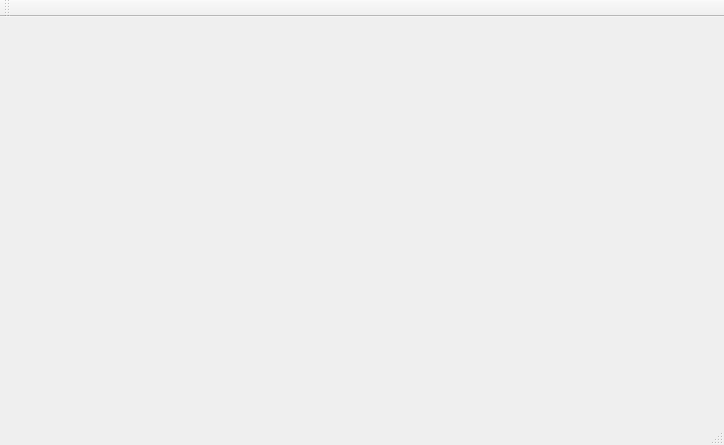
<?xml version="1.0" encoding="UTF-8"?>
<ui version="4.0">
 <class>MainWindow</class>
 <widget class="QMainWindow" name="MainWindow">
  <property name="geometry">
   <rect>
    <x>0</x>
    <y>0</y>
    <width>724</width>
    <height>445</height>
   </rect>
  </property>
  <property name="windowTitle">
   <string>MainWindow</string>
  </property>
  <widget class="QWidget" name="centralWidget"/>
  <widget class="QMenuBar" name="menuBar">
   <property name="geometry">
    <rect>
     <x>0</x>
     <y>0</y>
     <width>724</width>
     <height>28</height>
    </rect>
   </property>
  </widget>
  <widget class="QToolBar" name="mainToolBar">
   <attribute name="toolBarArea">
    <enum>TopToolBarArea</enum>
   </attribute>
   <attribute name="toolBarBreak">
    <bool>false</bool>
   </attribute>
  </widget>
  <widget class="QStatusBar" name="statusBar"/>
 </widget>
 <layoutdefault spacing="6" margin="11"/>
 <resources/>
 <connections/>
</ui>
